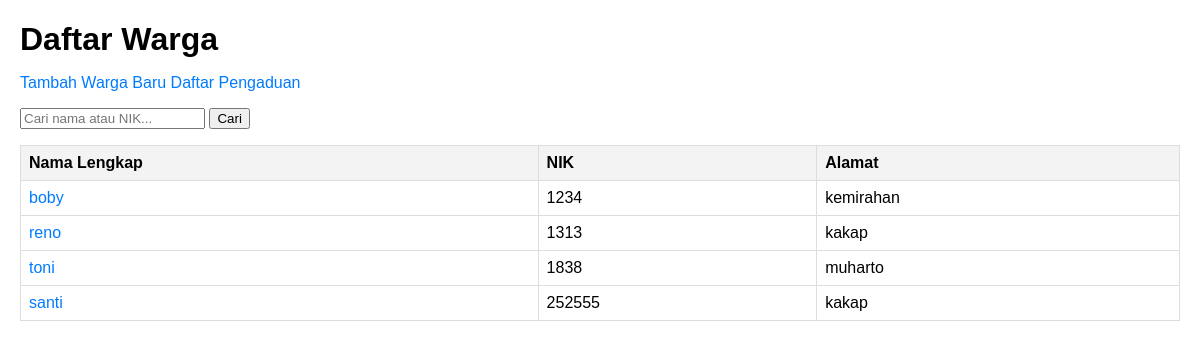
The page /warga/ on the database its author committed.
### warga/models.py (models this page shows, shortened)
class Warga(models.Model):
    nik = models.CharField(max_length=16, unique=True)
    nama_lengkap = models.CharField(max_length=100)
    alamat = models.TextField()
    no_telepon = models.CharField(max_length=15, blank=True)

### warga/views.py (the view)
# urls.py: path('', WargaListView.as_view(), name='warga-list'),
class WargaListView(ListView):
    model = Warga
    template_name = 'warga/warga_list.html'
    context_object_name = 'warga_list'
    def get_queryset(self):
        queryset = super().get_queryset()
        q = self.request.GET.get('q')
        if q:
            queryset = queryset.filter(nama_lengkap__icontains=q) | queryset.filter(nik__icontains=q)
        return queryset

### warga/templates/warga/warga_list.html (shortened to what this page needs)
<!DOCTYPE html>
<html lang="id">
<head>
</head>
<body>
  <h1>Daftar Warga</h1>
  <p>
    <a href="{% url 'warga-tambah' %}">Tambah Warga Baru</a>
    <a href="{% url 'pengaduan-list' %}">Daftar Pengaduan</a>
  </p>
  <form method="get">
    <input type="text" name="q" placeholder="Cari nama atau NIK..." value="{{ request.GET.q }}">
    <button type="submit">Cari</button>
  </form>
  <table>
    <thead>
      <tr>
        <th>Nama Lengkap</th>
        <th>NIK</th>
        <th>Alamat</th>
      </tr>
    </thead>
    <tbody>
      {% for warga in warga_list %}
      <tr>
        <td><a href="{% url 'warga-detail' pk=warga.pk %}">{{ warga.nama_lengkap }}</a></td>
        <td>{{ warga.nik }}</td>
        <td>{{ warga.alamat|default:"-"|truncatechars:40 }}</td>
      </tr>
      {% empty %}
      <tr>
        <td colspan="3">Belum ada data warga.</td>
      </tr>
      {% endfor %}
    </tbody>
  </table>
</body>
</html>

### warga/templates/warga/warga_list.html (style rules this page uses)
body { font-family: Arial, sans-serif; margin: 20px; }
h1 { margin-bottom: 10px; }
table { border-collapse: collapse; width: 100%; margin-top: 16px; }
th, td { border: 1px solid #ddd; padding: 8px; }
th { background: #f3f3f3; text-align: left; }
a { color: #007BFF; text-decoration: none; }

### rows shown on the page
Warga: nama_lengkap "boby", nik "1234", alamat "kemirahan"
Warga: nama_lengkap "reno", nik "1313", alamat "kakap"
Warga: nama_lengkap "toni", nik "1838", alamat "muharto"
Warga: nama_lengkap "santi", nik "252555", alamat "kakap"
